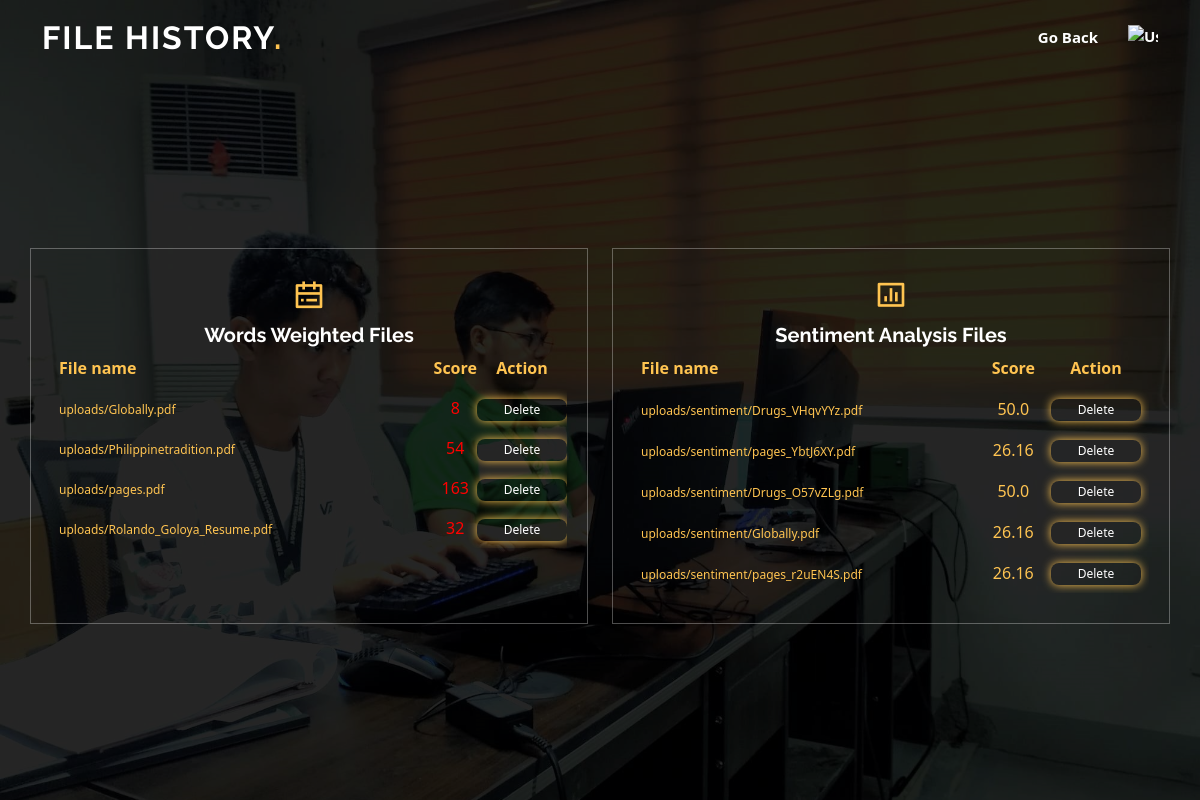
The app's page /user-files/ (signed in) with its own data.
### myApp/models.py (models this page shows, shortened)
class FileKeywordCount(models.Model):
    user = models.ForeignKey(User, on_delete=models.CASCADE)
    file = models.FileField(upload_to='uploads/')
    file_type = models.CharField(max_length=10)
    keyword_count = models.JSONField()
    date_added = models.DateField(default=timezone.now)
    backUp = models.IntegerField(default=1)
    date_backUp = models.DateField(default=timezone.now)

class UploadedFile(models.Model):
    user = models.ForeignKey(get_user_model(), on_delete=models.CASCADE)
    document = models.FileField(upload_to='uploads/sentiment/')
    similarity_score = models.FloatField(null=True, blank=True)
    date_added = models.DateField(default=timezone.now)
    file_type = models.CharField(max_length=100)  # Add the file_type field
    backUp = models.IntegerField(default=1)
    date_backUp = models.DateField(default=timezone.now)

### myApp/views.py (the view)
# urls.py: path('user-files/', views.user_files, name='user_files'),
@login_required
def user_files(request):
    user_files = FileKeywordCount.objects.filter(user=request.user)
    Sentiment_file = UploadedFile.objects.filter(user=request.user)
    if user_files.exists():
        for file_entry in user_files:
            overall_total = sum(data['total'] for data in file_entry.keyword_count.values())
            accept_score = AcceptScore.objects.first()  # Assuming only one accept score exists
            if overall_total == accept_score.score:
                score_description = "Score Passed"
            elif overall_total < accept_score.score:
                score_description = "Failed, Score is Below the passing score"
            else:
                score_description = "Failed, Score is Higher than the passing score"
            file_entry.overall_total = overall_total
            file_entry.score_description = score_description
    else:
        return render(request, 'user_files.html', {'no_data_available': True, 'Sentiment_file': Sentiment_file})
    if Sentiment_file.exists():
        return render(request, 'user_files.html', {'user_files': user_files, 'Sentiment_file': Sentiment_file})
    else:
        return render(request, 'user_files.html', {'no_sentiment_data_available': True, 'user_files': user_files})

### templates/user_files.html (shortened to what this page needs)
{% load static %}
<!DOCTYPE html>
<html lang="en">
<head>
    <link href="{% static 'vendor/aos/aos.css' %}" rel="stylesheet">
    <link href="{% static 'vendor/bootstrap/css/bootstrap.min.css' %}" rel="stylesheet">
    <link href="{% static 'vendor/bootstrap-icons/bootstrap-icons.css' %}" rel="stylesheet">
    <link href="{% static 'vendor/boxicons/css/boxicons.min.css' %}" rel="stylesheet">
    <link href="{% static 'vendor/glightbox/css/glightbox.min.css' %}" rel="stylesheet">
    <link href="{% static 'vendor/remixicon/remixicon.css' %}" rel="stylesheet">
    <link href="{% static 'vendor/swiper/swiper-bundle.min.css' %}" rel="stylesheet">
    <link href="{% static 'css/style.css' %}" rel="stylesheet">
</head>
<body>
<header id="header" class="fixed-top ">
    <div class="container d-flex align-items-center justify-content-lg-between">
        <h1 class="logo me-auto me-lg-0"><a href="#">File History<span>.</span></a></h1>
        <nav id="navbar" class="navbar order-last order-lg-0">
            <ul>
                <li>
                    <a href="{% url 'test' %}">Go Back</a>
                </li>
                <li>
                    <a href="{% url 'backUp' %}"><img src="../myApp/static/img/recycle-bin.png" alt="User Profile" style="width: 30px; height: 25px;"></a>
                </li>
            </ul>
        </nav>
    </div>
</header>
<section id="hero" class="d-flex align-items-center justify-content-center">
    <div class="container" data-aos="fade-up" style="padding:0;">
        <div class="row gy-4 mt-5 justify-content-center" data-aos="zoom-in" data-aos-delay="250" style="padding:0;">
            <div class="col-xl-2 col-md-4" id="box">
                <div class="icon-box">
                    <i class="ri-calendar-todo-line"></i>
                    <h3><a href="{% url 'user_upload' %}">Words Weighted Files</a></h3>
                    <div id="insideBox">
                        <table>
                            <tr>
                                <th style="text-align: left;">File name</th>
                                <th style="width: 40px; text-align: center; padding: 0;">Score</th>
                                <th style="width: 90px; padding: 0;">Action</th>
                            </tr>
                            {% if user_files %}
                                {% for file_entry in user_files %}
                                    {% if file_entry.backUp == 1 %}
                                        <tr>
                                            <td><a href="{% url 'file_details' file_entry.id %}" style="font-size: 12px;">{{file_entry.file.name}}</a></td>
                                            <td style="width: 40px; text-align: center;">
                                                {% if file_entry.score_description == "Score Passed" %}
                                                    <span style="color:#FFFFFF;">{{ file_entry.overall_total }}</span>
                                                {% else %}
                                                    <span style="color:red;">{{ file_entry.overall_total }}</span>
                                                {% endif %}</td>
                                            <td  style="width: 90px; padding: 0; padding-right: 0px;">
                                                <form action="{% url 'move_fileKey' file_entry.id %}" method="post">
                                                    <button type="submit" style="font-size: 12px;">Delete</button>
                                                </form>
                                            </td>
                                        </tr>
                                    {% endif %}
                                {% endfor %}
                            {% else %}
                                <p style="color:#FBC150;font-weight: 500;">No Files Uploaded.</p>
                            {% endif %}
                        </table>
                    </div>
                </div>
            </div>
            <div class="col-xl-2 col-md-4" id="box">
                <div class="icon-box">
                    <i class="ri-bar-chart-box-line"></i>
                    <h3><a href="{% url 'user_files' %}">Sentiment Analysis Files</a></h3>
                    <div id="insideBox">
                        <table>
                            <tr>
                                <th style="text-align: left;">File name</th>
                                <th style="width: 40px; text-align: center;">Score</th>
                                <th style="width: 90px;">Action</th>
                            </tr>
                            {% if Sentiment_file %}
                                {% for uploaded_file in Sentiment_file %}
                                    {% if uploaded_file.backUp == 1 %}
                                        <tr>
                                            <td><a href="{{ uploaded_file.document.url }}" style="font-size: 12px;">{{ uploaded_file.document.name }}</a></td>
                                            <td style="width: 40px; text-align: center;">{{uploaded_file.similarity_score }}</td>
                                            <td style="width: 90px;">
                                                <form action="{% url 'move_file' uploaded_file.id %}" method="post">
                                                    <button type="submit" style="font-size: 12px;">Delete</button>
                                                </form>
                                            </td>
                                        </tr>
                                    {% endif %}
                                {% endfor %}
                            {% else %}
                                <p style="color:#FBC150;font-weight: 500;">No Files Uploaded.</p>
                            {% endif %}
                        </table>
                    </div>
                </div>
            </div>
        </div>
    </div>
</section>
</body>
</html>

### myApp/static/css/style.css (style rules this page uses)
a { color: #ffc451; text-decoration: none; }
h1, h2, h3, h4, h5, h6 { font-family: "Raleway", sans-serif; }
#header { transition: all 0.5s; z-index: 997; padding: 15px 0; }
#header .logo { font-size: 32px; margin: 0; padding: 0; line-height: 1; font-weight: 700; letter-spacing: 2px; text-transform: uppercase; }
#header .logo a { color: #fff; }
#header .logo a span { color: #ffc451; }
.navbar { padding: 0; }
.navbar ul { margin: 0; padding: 0; display: flex; list-style: none; align-items: center; }
.navbar li { position: relative; }
.navbar a, .navbar a:focus { display: flex; align-items: center; justify-content: space-between; padding: 10px 0 10px 30px; font-size: 15px; font-weight: 600; color: #fff; white-space: nowrap; transition: 0.3s; }
#hero { width: 100%; min-height: 100vh; background: url("../img/Us.jpg") top center; background-size: cover; position: relative; }
#hero:before { content: ""; background: rgba(0, 0, 0, 0.6); position: absolute; bottom: 0; top: 0; left: 0; right: 0; }
#hero .container { position: relative; padding-top: 74px; text-align: center; }
#hero .icon-box { padding: 30px 20px; transition: ease-in-out 0.3s; border: 1px solid rgba(255, 255, 255, 0.3); height: 100%; text-align: center; }
#hero .icon-box i { font-size: 32px; line-height: 1; color: #ffc451; }
#hero .icon-box h3 { font-weight: 700; margin: 10px 0 0 0; padding: 0; line-height: 1; font-size: 20px; line-height: 26px; }
#hero .icon-box h3 a { color: #fff; transition: ease-in-out 0.3s; }
@media (min-width: 1024px) { #hero { background-attachment: fixed; } }
section { padding: 60px 0; overflow: hidden; }

### templates/user_files.html (style rules this page uses)
form button { width: 90px; color: #FFFF; background-color: transparent; border: 1px solid transparent; border-radius: 8px; box-shadow: 0px 0px 10px #ffc451; font-size: 12px; }
#box { height:auto; max-height: 700px; width: 50%; }
#insideBox { height: auto; max-height: 570px; overflow-y: auto; }
table { width: 100%; padding: 0; }
td, th { border: none; text-align: left; padding: 8px; color: #FFC451; }
th { text-align: center; }

### records on screen
FileKeywordCount: file.name "uploads/Globally.pdf", overall_total "8"
FileKeywordCount: file.name "uploads/Philippinetradition.pdf", overall_total "54"
FileKeywordCount: file.name "uploads/pages.pdf", overall_total "163"
FileKeywordCount: file.name "uploads/Rolando_Goloya_Resume.pdf", overall_total "32"
UploadedFile: document.name "uploads/sentiment/Drugs_VHqvYYz.pdf", similarity_score "50.0"
UploadedFile: document.name "uploads/sentiment/pages_YbtJ6XY.pdf", similarity_score "26.16"
UploadedFile: document.name "uploads/sentiment/Drugs_O57vZLg.pdf", similarity_score "50.0"
UploadedFile: document.name "uploads/sentiment/Globally.pdf", similarity_score "26.16"
UploadedFile: document.name "uploads/sentiment/pages_r2uEN4S.pdf", similarity_score "26.16"
